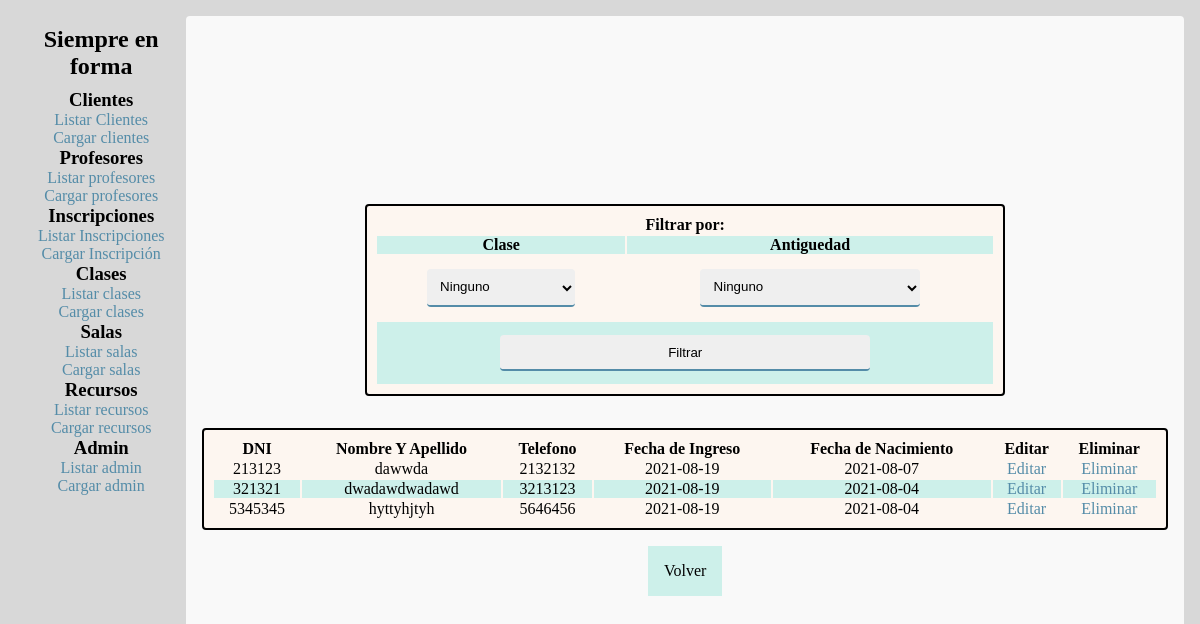
Page /code/profesores/listar-profesores.php on the committed database.
### tables this page shows
CREATE TABLE `profesores` (
  `idprofesor` int(11) NOT NULL,
  `dni` varchar(9) NOT NULL,
  `nomape` varchar(100) NOT NULL,
  `telefono` varchar(15) NOT NULL,
  `ingreso` date NOT NULL,
  `nacimiento` date NOT NULL,
  `eliminado` char(1) NOT NULL DEFAULT '0'
);

### code/profesores/listar-profesores.php (the view, shortened to what this page needs)
<!DOCTYPE html>
<html lang="es">
<?php require_once("../_header.php"); ?>
<body>
    <?php require_once("../_navbar.php"); ?>
    <main class="CONTENEDOR">
    <form>
    <table class="TABLA" style="width: 100%;">
        <tr>
            <th colspan="2">
                Filtrar por:
            </th>
        </tr>
        <tr>
            <th>Clase</th>
            <th>Antiguedad</th>
        </tr>
        <tr>
            <td>
                <select name="clase">
                    <option value="NULL">Ninguno</option>
                </select>
            </td>
            <td>
                <select name="antiguedad">
                    <option value="NULL">Ninguno</option>
                </select>
            </td>
        </tr>
        <tr>
            <td colspan="2"><input type="submit" value="Filtrar" name="filtrar"></td>
        </tr>
    </table>
    </form>
    <table class="TABLA">
            <thead>
                <tr class="TABLA__fila">
                    <th>DNI</th>
                    <th>Nombre Y Apellido</th>
                    <th>Telefono</th>
                    <th>Fecha de Ingreso</th>
                    <th>Fecha de Nacimiento</th>
                    <th>Editar</th>
                    <th>Eliminar</th>
                </tr>
            </thead>
    <?php
        include_once("../conexion.php");
        $profesores = "SELECT * FROM profesores WHERE eliminado = '0'";
        if(isset($consultaFiltrada)) $consulta = mysqli_query($link,$consultaFiltrada);
        else $consulta = mysqli_query($link,$profesores);
        while($row = mysqli_fetch_assoc($consulta)){
            echo "<tr class='TABLA__fila'>";
            echo "<td>",$row["dni"],"</td>";
            echo "<td>",$row["nomape"],"</td>";
            echo "<td>",$row["telefono"],"</td>";
            echo "<td>",$row["ingreso"],"</td>";
            echo "<td>",$row["nacimiento"],"</td>";
            echo "<td><a href='editar-profesor.php?id=",$row["idprofesor"],"'>Editar</a></td>";
            echo "<td><a href='eliminar-profesor.php?id=",$row["idprofesor"],"'>Eliminar</a></td>";
            echo "</tr>";
        }
    ?>
    </table>
    <a class="BOTON" href='../index.php'>Volver</a>
    </main>
</body>

### code/css/style.css (style rules this page uses)
:root { --color1:#FDF6F0; --color2:#548CA8; --color3:#F9F9F9; --color4:#CDF0EA; }
* { margin: 0; padding: 0; }
body { background: rgba(200,200,200,70%); display: flex; justify-content: space-between; padding: 1em; }
a { color: var(--color2); text-decoration: none; transition:color 1s; }
.CONTENEDOR,main { border: 3px var(--color4); border-radius: 4px; background-color: var(--color3); padding: 1em; width: 85vw; height: 90vh; display: flex; flex-direction: column; justify-content: center; align-content: center; }
.TABLA, table { background: var(--color1); border: 2px black solid; border-radius: 4px; padding: .5em; overflow: auto; }
.TABLA td,tabla td { text-align: center; }
tr:nth-child(even) { background-color: var(--color4); }

### code/css/forms.css (style rules this page uses)
.FORMULARIO,form { display: flex; flex-direction: column; align-self: center; justify-self: center; width: 40em; padding: 2em; }
.FORMULARIO__input, .FORMULARIO__select, input,select { width: 60%; padding: .7em; border: none; margin: 1em; border-radius: 4px; border-bottom: 2px solid var(--color2) }
.BOTON { margin: 1rem; padding: 1em; align-self: center; text-align: center; background-color: var(--color4); color: black; }

### rows in the picture
profesores: dni "213123", nomape "dawwda", telefono "2132132", ingreso "2021-08-19", nacimiento "2021-08-07"
profesores: dni "321321", nomape "dwadawdwadawd", telefono "3213123", ingreso "2021-08-19", nacimiento "2021-08-04"
profesores: dni "5345345", nomape "hyttyhjtyh", telefono "5646456", ingreso "2021-08-19", nacimiento "2021-08-04"
